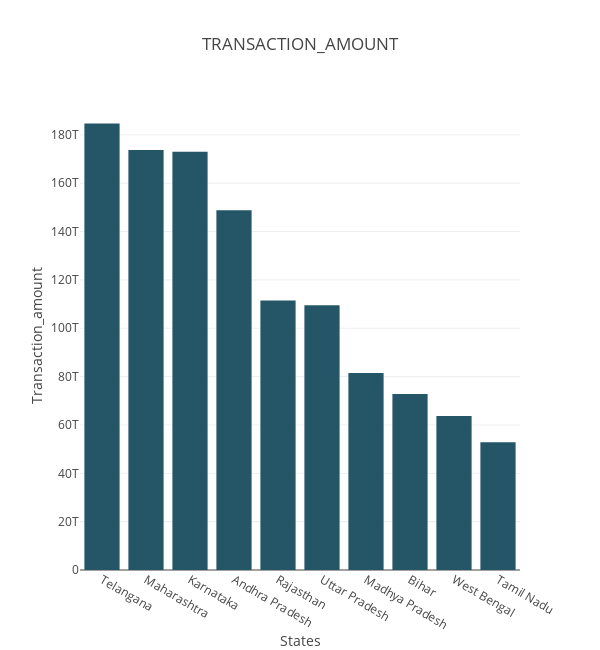
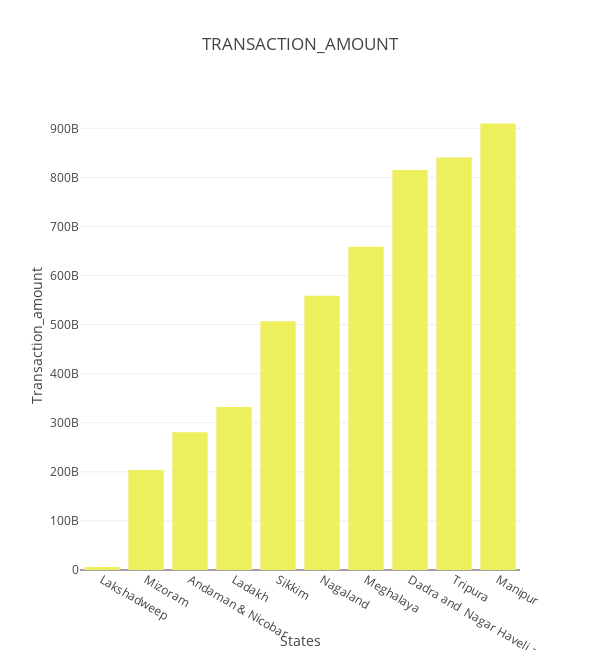

Notebook code for these charts, in order:
### Code cell
top_chart_transaction_amount("aggregated_transaction")

### Figure 1 — Plotly figure (JSON) as saved in the notebook; plotly's stock layout.template omitted (floating-point values rounded to 4 significant figures)
{"data": [{"alignmentgroup": "True", "hovertemplate": "<b>%{hovertext}</b><br><br>States=%{x}<br>Transaction_amount=%{y}<extra></extra>", "hovertext": ["Telangana", "Maharashtra", "Karnataka", "Andhra Pradesh", "Rajasthan", "Uttar Pradesh", "Madhya Pradesh", "Bihar", "West Bengal", "Tamil Nadu"], "legendgroup": "", "marker": {"color": "rgb(36, 86, 104)", "pattern": {"shape": ""}}, "name": "", "offsetgroup": "", "orientation": "v", "showlegend": false, "textposition": "auto", "type": "bar", "x": ["Telangana", "Maharashtra", "Karnataka", "Andhra Pradesh", "Rajasthan", "Uttar Pradesh", "Madhya Pradesh", "Bihar", "West Bengal", "Tamil Nadu"], "xaxis": "x", "y": [184704274108506, 173776255448130, 173007988199520, 148850981149836, 111485003646162, 109496442582846, 81487271706138, 72811768984308, 63714460093254, 52875932414142], "yaxis": "y"}], "layout": {"barmode": "relative", "height": 650, "legend": {"tracegroupgap": 0}, "title": {"text": "TRANSACTION_AMOUNT"}, "width": 600, "xaxis": {"anchor": "y", "domain": [0, 1], "title": {"text": "States"}}, "yaxis": {"anchor": "x", "domain": [0, 1], "title": {"text": "Transaction_amount"}}}}

### Figure 2 — Plotly figure (JSON) as saved in the notebook; plotly's stock layout.template omitted (floating-point values rounded to 4 significant figures)
{"data": [{"alignmentgroup": "True", "hovertemplate": "<b>%{hovertext}</b><br><br>States=%{x}<br>Transaction_amount=%{y}<extra></extra>", "hovertext": ["Lakshadweep", "Mizoram", "Andaman & Nicobar", "Ladakh", "Sikkim", "Nagaland", "Meghalaya", "Dadra and  Nagar Haveli and  Daman and Diu", "Tripura", "Manipur"], "legendgroup": "", "marker": {"color": "rgb(237, 239, 93)", "pattern": {"shape": ""}}, "name": "", "offsetgroup": "", "orientation": "v", "showlegend": false, "textposition": "auto", "type": "bar", "x": ["Lakshadweep", "Mizoram", "Andaman & Nicobar", "Ladakh", "Sikkim", "Nagaland", "Meghalaya", "Dadra and  Nagar Haveli and  Daman and Diu", "Tripura", "Manipur"], "xaxis": "x", "y": [6137659032, 203511447684, 280721298246, 332169656298, 506627719926, 558631588890, 658688417910, 815286068724, 840523355394, 909806453106], "yaxis": "y"}], "layout": {"barmode": "relative", "height": 650, "legend": {"tracegroupgap": 0}, "title": {"text": "TRANSACTION_AMOUNT"}, "width": 600, "xaxis": {"anchor": "y", "domain": [0, 1], "title": {"text": "States"}}, "yaxis": {"anchor": "x", "domain": [0, 1], "title": {"text": "Transaction_amount"}}}}
